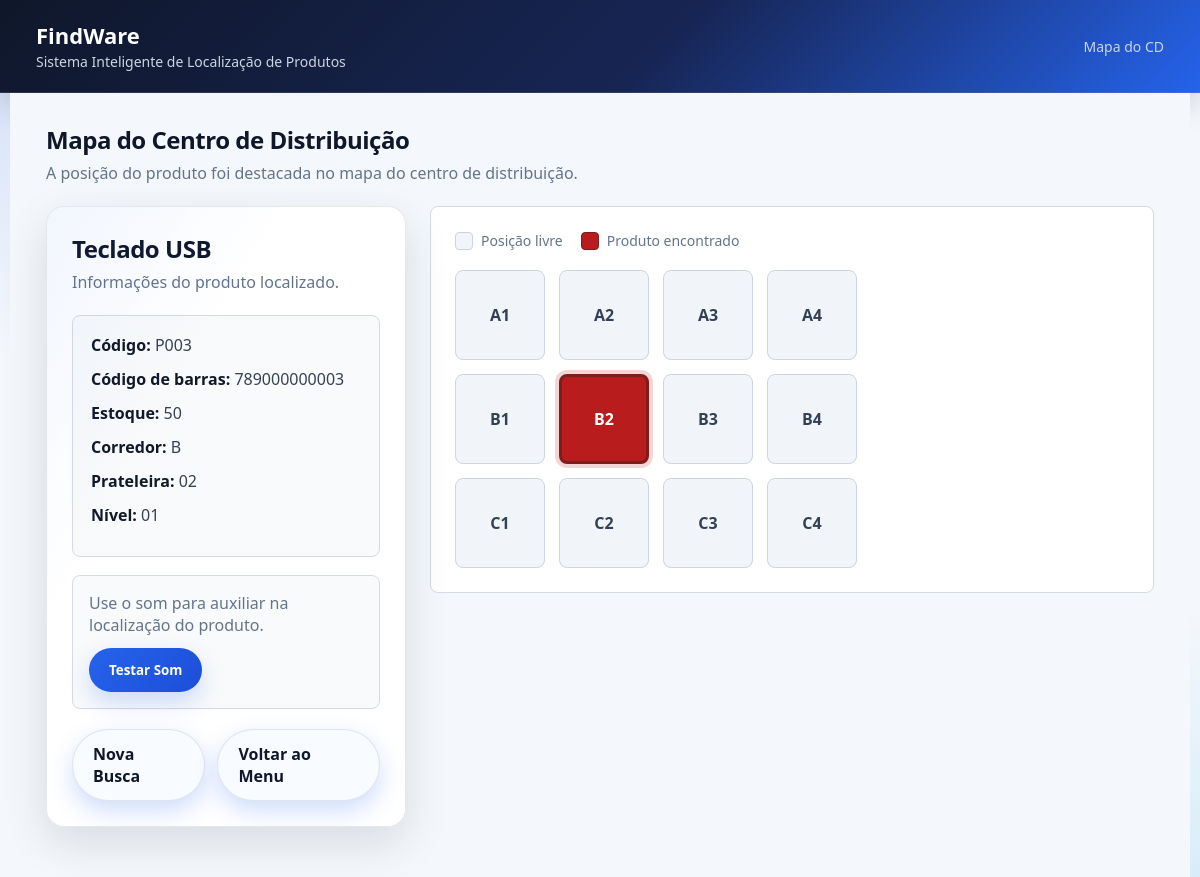
The app's page /mapa.php?busca=P003 with its own data.
### tables this page shows
CREATE TABLE produtos (
    id INT AUTO_INCREMENT PRIMARY KEY,
    nome VARCHAR(150) NOT NULL,
    codigo VARCHAR(50) NOT NULL UNIQUE,
    codigo_barras VARCHAR(100) UNIQUE,
    corredor VARCHAR(10) NOT NULL,
    prateleira VARCHAR(10) NOT NULL,
    nivel VARCHAR(10) NOT NULL,
    estoque INT NOT NULL DEFAULT 0,
    criado_em TIMESTAMP DEFAULT CURRENT_TIMESTAMP
);

### conectar.php (called while the page is built, shortened)
<?php
function esc($conn, $valor) {
    return mysqli_real_escape_string($conn, trim($valor));
}
function h($valor) {
    return htmlspecialchars($valor, ENT_QUOTES, 'UTF-8');
}
?>

### mapa.php (the view, shortened to what this page needs)
<?php
include "conectar.php";
$busca = esc($conn, $_GET['busca'] ?? '');
$status = "";
$titulo = "";
$mensagem = "";
$produto = null;
if ($busca == '') {
    $status = "erro";
    $titulo = "Nenhum produto informado";
    $mensagem = "Volte para a tela de localização e informe um produto ou código.";
} else {
    $sql = "SELECT * FROM produtos
            WHERE codigo_barras = '$busca'
            OR codigo = '$busca'
            OR nome LIKE '%$busca%'";
    $resultado = mysqli_query($conn, $sql);
    if (!$resultado) {
        $status = "erro";
        $titulo = "Erro na consulta";
        $mensagem = mysqli_error($conn);
    } else {
        $produto = mysqli_fetch_assoc($resultado);
        if (!$produto) {
            $status = "erro";
            $titulo = "Produto não encontrado";
            $mensagem = "Nenhum produto foi encontrado com a busca informada.";
        } else {
            $status = "sucesso";
            $titulo = "Produto localizado";
            $mensagem = "A posição do produto foi destacada no mapa do centro de distribuição.";
            $corredorProduto = $produto['corredor'];
            $prateleiraProduto = $produto['prateleira'];
        }
    }
}
?>
<!DOCTYPE html>
<html lang="pt-BR">
<head>
<link rel="stylesheet" href="assets/style.css">
</head>
<body>
<div class="topo">
    <div>
        <h1>FindWare</h1>
        <span>Sistema Inteligente de Localização de Produtos</span>
    </div>
    <span>Mapa do CD</span>
</div>
<div class="container">
<?php if($status == "erro"){ ?>
    <div class="card erro-box">
        <div class="titulo">
            <h2><?php echo $titulo; ?></h2>
            <p><?php echo $mensagem; ?></p>
        </div>
        <div class="acoes">
            <a href="localizar.php" class="btn">Voltar para Localização</a>
            <a href="menu.php" class="btn btn-secundario">Voltar ao Menu</a>
        </div>
    </div>
<?php } else { ?>
    <div class="titulo">
        <h2>Mapa do Centro de Distribuição</h2>
        <p><?php echo $mensagem; ?></p>
    </div>
    <div class="layout-mapa">
        <div class="card">
            <div class="titulo">
                <h2><?php echo h($produto['nome']); ?></h2>
                <p>Informações do produto localizado.</p>
            </div>
            <div class="info-produto">
                <p><strong>Código:</strong> <?php echo h($produto['codigo']); ?></p>
                <p><strong>Código de barras:</strong> <?php echo h($produto['codigo_barras']); ?></p>
                <p><strong>Estoque:</strong> <?php echo h($produto['estoque']); ?></p>
                <p><strong>Corredor:</strong> <?php echo h($produto['corredor']); ?></p>
                <p><strong>Prateleira:</strong> <?php echo h($produto['prateleira']); ?></p>
                <p><strong>Nível:</strong> <?php echo h($produto['nivel']); ?></p>
            </div>
            <div class="audio-box">
                <p style="margin-bottom: 12px; color:#64748b;">
                    Use o som para auxiliar na localização do produto.
                </p>
                <button onclick="tocarSom()">Testar Som</button>
            </div>
            <div class="acoes">
                <a href="localizar.php" class="btn btn-secundario">Nova Busca</a>
                <a href="menu.php" class="btn btn-secundario">Voltar ao Menu</a>
            </div>
        </div>
        <div class="mapa-area">
            <div class="legenda">
                <div class="legenda-item">
                    <div class="quadrado-legenda"></div>
                    Posição livre
                </div>
                <div class="legenda-item">
                    <div class="quadrado-legenda ativo-legenda"></div>
                    Produto encontrado
                </div>
            </div>
            <div class="grade">
                <?php
                $corredores = ['A','B','C'];
                foreach($corredores as $corredor){
                    for($p = 1; $p <= 4; $p++){
                        $ativo = ($corredor == $corredorProduto && $p == $prateleiraProduto) ? "ativo" : "";
                        echo "<div class='posicao $ativo'>$corredor$p</div>";
                    }
                }
                ?>
            </div>
        </div>
    </div>
<?php } ?>
</div>
</body>
</html>

### assets/style.css (style rules this page uses)
* { margin: 0; padding: 0; box-sizing: border-box; font-family: 'Segoe UI', Roboto, Arial, sans-serif; }
:root { --bg: #f4f7fb; --topo: linear-gradient(135deg, #0f172a 0%, #172554 55%, #2563eb 100%); --card: rgba(255, 255, 255, 0.92); --card-secundario: #f8fbff; --texto: #0f172a; --texto-suave: #64748b; --texto-claro: #cbd5e1; --borda: rgba(148, 163, 184, 0.25); --input-bg: #ffffff; --input-borda: #cbd5e1; --botao: linear-gradient(135deg, #2563eb 0%, #1d4ed8 100%); --botao-hover: linear-gradient(135deg, #1d4ed8 0%, #1e40af 100%); --verde: #15803d; --vermelho: #b91c1c; --laranja: #d97706; --shadow: 0 16px 45px rgba(15, 23, 42, 0.12); }
body { background: radial-gradient(circle at top left, rgba(37, 99, 235, 0.18), transparent 24%), radial-gradient(circle at bottom right, rgba(14, 165, 233, 0.12), transparent 18%), var(--bg); color: var(--texto); min-height: 100vh; }
.container { max-width: 1180px; margin: 0 auto; }
.topo { min-height: 78px; background: var(--topo); color: white; display: flex; align-items: center; justify-content: space-between; padding: 20px 36px; border-bottom: 1px solid rgba(255,255,255,0.12); box-shadow: 0 10px 30px rgba(15, 23, 42, 0.18); }
.topo h1 { font-size: 22px; color: white; }
.topo span, .topo p { color: var(--texto-claro); font-size: 14px; }
.container { padding: 30px 36px; background: var(--bg); }
.titulo { margin-bottom: 22px; }
.titulo h2 { color: var(--texto); font-size: 24px; letter-spacing: -0.02em; }
.titulo p { color: var(--texto-suave); margin-top: 6px; }
.card, .area-menu, .card-indicador, .busca-sinal, .mapa-area, .info-produto, .qr-box, .scanner-box, .dicas, .resumo, .audio-box, .localizacao-destaque, .form-atualizar, .resultado-card { background: var(--card); border: 1px solid var(--borda); color: var(--texto); }
.card { border-radius: 18px; padding: 25px; margin-bottom: 20px; box-shadow: var(--shadow); backdrop-filter: blur(10px); position: relative; overflow: hidden; }
.card::before { content: ""; position: absolute; inset: 0; background: linear-gradient(120deg, rgba(37, 99, 235, 0.06), transparent 35%); pointer-events: none; }
button, .btn { background: var(--botao); color: white; border: none; padding: 13px 20px; border-radius: 999px; cursor: pointer; font-weight: 700; text-decoration: none; display: inline-block; box-shadow: 0 10px 24px rgba(37, 99, 235, 0.22); transition: transform 0.18s ease, box-shadow 0.18s ease; }
.btn-secundario, .voltar { background: var(--card-secundario); color: var(--texto); border: 1px solid var(--borda); }
.acoes { display: flex; gap: 12px; align-items: center; margin-top: 20px; }
.posicao { background: var(--card-secundario); border-color: var(--borda); color: var(--texto); }
.ativo { background: #b91c1c !important; color: white !important; border-color: #7f1d1d !important; }

### mapa.php (style rules this page uses)
.layout-mapa { display: grid; grid-template-columns: 360px 1fr; gap: 24px; align-items: start; }
.info-produto { background: #f9fafb; border: 1px solid #d5dbe3; border-radius: 8px; padding: 18px; }
.info-produto p { margin-bottom: 12px; color: #374151; }
.info-produto strong { color: #111827; }
.mapa-area { background: white; border: 1px solid #d5dbe3; border-radius: 8px; padding: 24px; }
.legenda { display: flex; gap: 18px; margin-bottom: 20px; font-size: 14px; color: #64748b; }
.legenda-item { display: flex; align-items: center; gap: 8px; }
.quadrado-legenda { width: 18px; height: 18px; border-radius: 4px; border: 1px solid #cbd5e1; background: #f1f5f9; }
.quadrado-legenda.ativo-legenda { background: #b91c1c; border-color: #7f1d1d; }
.grade { display: grid; grid-template-columns: repeat(4, 90px); gap: 14px; }
.posicao { width: 90px; height: 90px; background: #f1f5f9; border: 1px solid #cbd5e1; border-radius: 8px; display: flex; align-items: center; justify-content: center; font-weight: bold; color: #334155; transition: 0.2s; }
.ativo { background: #b91c1c; color: white; border: 3px solid #7f1d1d; box-shadow: 0 0 0 4px rgba(185, 28, 28, 0.18); animation: destaque 1s infinite alternate; }
.audio-box { margin-top: 18px; padding: 16px; background: #f9fafb; border: 1px solid #d5dbe3; border-radius: 8px; }

### records on screen
produtos: nome "Teclado USB", codigo "P003", codigo_barras "789000000003", estoque "50", corredor "B", prateleira "02", nivel "01"

### other values on screen
$mensagem "A posição do produto foi destacada no mapa do centro de distribuição."
$corredor "A"
$corredor "B"
$corredor "C"
